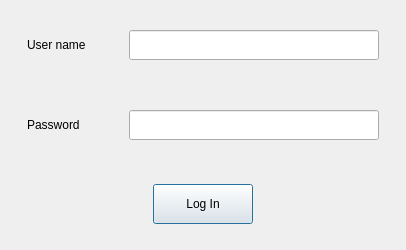
<?xml version="1.0" encoding="UTF-8"?>
<ui version="4.0">
 <class>Dialog</class>
 <widget class="QDialog" name="Dialog">
  <property name="geometry">
   <rect>
    <x>0</x>
    <y>0</y>
    <width>406</width>
    <height>250</height>
   </rect>
  </property>
  <property name="minimumSize">
   <size>
    <width>400</width>
    <height>250</height>
   </size>
  </property>
  <property name="maximumSize">
   <size>
    <width>406</width>
    <height>250</height>
   </size>
  </property>
  <property name="windowTitle">
   <string>Dialog</string>
  </property>
  <property name="sizeGripEnabled">
   <bool>false</bool>
  </property>
  <property name="modal">
   <bool>true</bool>
  </property>
  <layout class="QHBoxLayout" name="horizontalLayout">
   <property name="leftMargin">
    <number>0</number>
   </property>
   <property name="topMargin">
    <number>0</number>
   </property>
   <property name="rightMargin">
    <number>0</number>
   </property>
   <property name="bottomMargin">
    <number>0</number>
   </property>
   <item>
    <widget class="QWidget" name="widget" native="true">
     <layout class="QVBoxLayout" name="verticalLayout">
      <item alignment="Qt::AlignHCenter|Qt::AlignVCenter">
       <widget class="QWidget" name="widget_2" native="true">
        <property name="minimumSize">
         <size>
          <width>370</width>
          <height>60</height>
         </size>
        </property>
        <layout class="QHBoxLayout" name="horizontalLayout_4">
         <item>
          <widget class="QLabel" name="label">
           <property name="text">
            <string>User name</string>
           </property>
          </widget>
         </item>
         <item>
          <widget class="QLineEdit" name="lineEdit_2">
           <property name="minimumSize">
            <size>
             <width>250</width>
             <height>30</height>
            </size>
           </property>
           <property name="maximumSize">
            <size>
             <width>250</width>
             <height>30</height>
            </size>
           </property>
          </widget>
         </item>
        </layout>
       </widget>
      </item>
      <item alignment="Qt::AlignHCenter|Qt::AlignVCenter">
       <widget class="QWidget" name="widget_3" native="true">
        <property name="minimumSize">
         <size>
          <width>370</width>
          <height>60</height>
         </size>
        </property>
        <layout class="QHBoxLayout" name="horizontalLayout_3">
         <item>
          <widget class="QLabel" name="label_2">
           <property name="text">
            <string>Password</string>
           </property>
          </widget>
         </item>
         <item>
          <widget class="QLineEdit" name="lineEdit">
           <property name="maximumSize">
            <size>
             <width>250</width>
             <height>30</height>
            </size>
           </property>
          </widget>
         </item>
        </layout>
       </widget>
      </item>
      <item alignment="Qt::AlignHCenter|Qt::AlignVCenter">
       <widget class="QWidget" name="widget_4" native="true">
        <property name="minimumSize">
         <size>
          <width>370</width>
          <height>60</height>
         </size>
        </property>
        <layout class="QHBoxLayout" name="horizontalLayout_2">
         <item>
          <widget class="QPushButton" name="pushButton">
           <property name="minimumSize">
            <size>
             <width>20</width>
             <height>30</height>
            </size>
           </property>
           <property name="maximumSize">
            <size>
             <width>100</width>
             <height>40</height>
            </size>
           </property>
           <property name="text">
            <string>Log In</string>
           </property>
          </widget>
         </item>
        </layout>
       </widget>
      </item>
     </layout>
    </widget>
   </item>
  </layout>
 </widget>
 <resources/>
 <connections/>
</ui>
